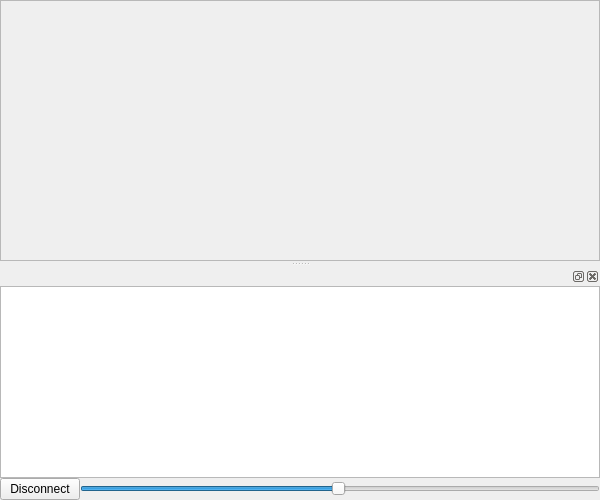
<?xml version="1.0" encoding="UTF-8"?>
<ui version="4.0">
 <class>MainWindow</class>
 <widget class="QMainWindow" name="MainWindow">
  <property name="geometry">
   <rect>
    <x>0</x>
    <y>0</y>
    <width>600</width>
    <height>500</height>
   </rect>
  </property>
  <property name="windowTitle">
   <string>MainWindow</string>
  </property>
  <widget class="QWidget" name="centralwidget">
   <layout class="QGridLayout" name="gridLayout">
    <property name="margin">
     <number>0</number>
    </property>
    <item row="0" column="0">
     <widget class="QFrame" name="renderFrame">
      <property name="frameShape">
       <enum>QFrame::StyledPanel</enum>
      </property>
      <property name="frameShadow">
       <enum>QFrame::Raised</enum>
      </property>
     </widget>
    </item>
   </layout>
  </widget>
  <widget class="QDockWidget" name="kiwiDock">
   <property name="minimumSize">
    <size>
     <width>112</width>
     <height>127</height>
    </size>
   </property>
   <attribute name="dockWidgetArea">
    <number>8</number>
   </attribute>
   <widget class="QWidget" name="dockWidgetContents">
    <layout class="QGridLayout" name="dockGridLayout">
     <property name="margin">
      <number>0</number>
     </property>
     <property name="spacing">
      <number>0</number>
     </property>
     <item row="0" column="0" colspan="2">
      <widget class="QGraphicsView" name="kiwiGraphicsView"/>
     </item>
     <item row="1" column="0">
      <widget class="QPushButton" name="connectButton">
       <property name="text">
        <string>Disconnect</string>
       </property>
      </widget>
     </item>
     <item row="1" column="1">
      <widget class="QSlider" name="kiwiZoomSlider">
       <property name="minimum">
        <number>1</number>
       </property>
       <property name="maximum">
        <number>200</number>
       </property>
       <property name="value">
        <number>100</number>
       </property>
       <property name="orientation">
        <enum>Qt::Horizontal</enum>
       </property>
      </widget>
     </item>
    </layout>
   </widget>
  </widget>
 </widget>
 <resources/>
 <connections/>
</ui>
